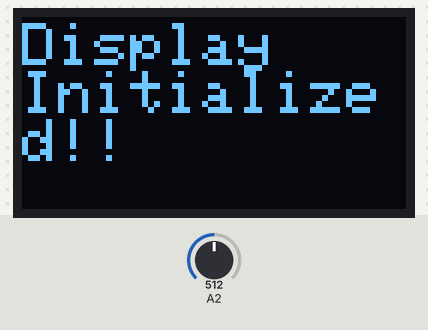
The sketch below on a simulated Arduino Uno, built with avr-gcc and run on an emulated ATmega328P. Shown: 128×64 one-colour display. The inputs (shaded band) are chosen by the test bench; at power-on: A2 = 512.

Above: at 3.1 s.
At 7.2 s:
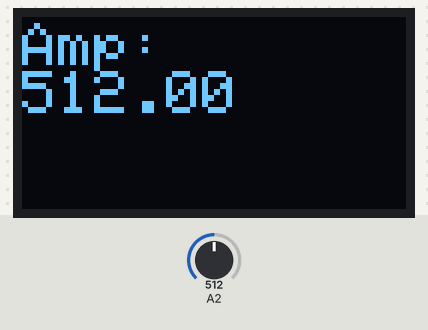
7.3 s: A2 set to 716
At 8.3 s:
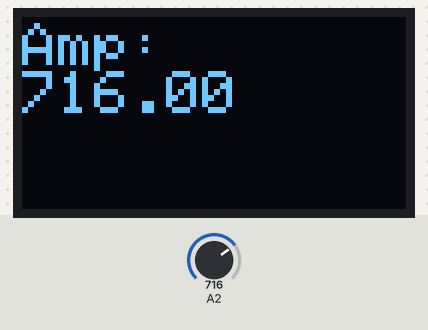
8.8 s: A2 set to 900
At 9.4 s:
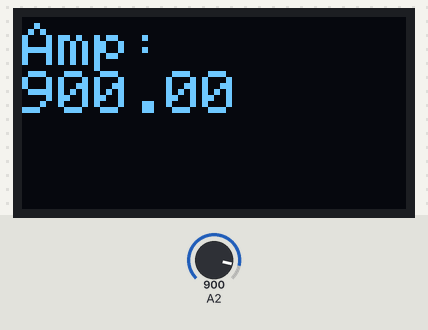
10.3 s: A2 set to 1023
At 10.6 s:
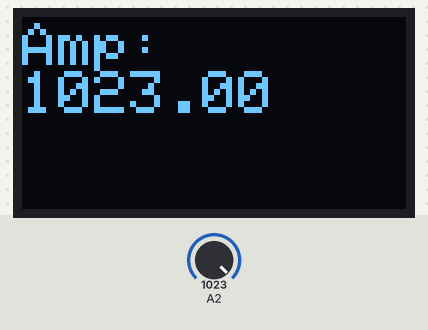
Timing chart, 0 to 13.3 s (numbered marks = the images above; inputs shaded):
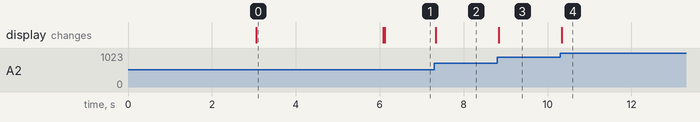

The sketch:

showMicAmplitude.ino
```cpp
#include <Wire.h>
#include <Adafruit_SSD1306.h>

Adafruit_SSD1306 dis = Adafruit_SSD1306(128, 64, &Wire, 0);


/** Define for a faster ADC
 * cbi clears registor
 */
#ifndef cbi
#define cbi(sfr, bit) (_SFR_BYTE(sfr) &= ~_BV(bit))
#endif

/** Define for a faster ADC
 * sbi sets registor
 */
#ifndef sbi
#define sbi(sfr, bit) (_SFR_BYTE(sfr) |= _BV(bit))
#endif
/***************************************************************************/
/* START Detect Variables
/***************************************************************************/
const int SAMPLES = 2;
double amp [SAMPLES] = {};
int initCt = 0;
float initAverage = 0;
float thresh = 0;
float increase = 1;
unsigned long total = 0;
float currAverage = 0;
unsigned int sum = 0;
/***************************************************************************/
/* END Detect Variables
/***************************************************************************/


/***************************************************************************/
/* START Varius FSM and Timing Variables
/***************************************************************************/
unsigned int runs = 0; //number of times FSM started

unsigned long milliSeconds = 0; //used to hold the current number of milliseconds
unsigned long popDetectedAt = 0;// used to hold the number of milliseconds when the most recent pop was detected
unsigned long threeMinutes = 180000;//the number of milliseconds in three minutes
unsigned long fifteenSeconds = 15000;
unsigned long halfSecond = 500;
unsigned int popCt = 0;


/***************************************************************************/
/*  END Varius FSM and Timing Variables
/***************************************************************************/
void(* resetFunc)(void) = 0;

void setup(){
    //begin display usage
    dis.begin(SSD1306_SWITCHCAPVCC, 0x3D);
    //clear buffer
    dis.clearDisplay();
    dis.setTextSize(2);
    // Draw white text
    dis.setTextColor(SSD1306_WHITE);

    //display successful display initialization
    dis.clearDisplay();
    milliSeconds = millis();
    while(millis() < (milliSeconds + 3000)){
     //do nothing
    }
    dis.setCursor(0,2);
    dis.println(F("Display"));
    dis.println(F("Initialized!!"));
    dis.display();
    //mark the time of display for timing
    milliSeconds = millis();


    // the adc prescale set to 32 allows for 28microsecond adc call
    // s2 ,s1 ,s0
    // 1  ,0  ,1 => 32 prescalar
    // 1  ,0  ,0 => 16 prescalar
    sbi(ADCSRA,ADEN);
    sbi(ADCSRA,ADPS2) ;
    cbi(ADCSRA,ADPS1) ;
    sbi(ADCSRA,ADPS0) ;

    //wait at least half second to display next message
    while(millis() < (milliSeconds + 3000)){
     //do nothing
    }
    dis.clearDisplay();
    dis.setCursor(0,2);
    dis.println(F("ADC/Detect"));
    dis.println(F("Initialized"));
    dis.display();
    milliSeconds = millis();

     //wait at least half second to display next message
    while(micros() < (milliSeconds + 3000)){
     //do nothing
    }
}


void loop(){
    sum = 0;
    for(int i=0; i<SAMPLES; i++){

        amp[i] = analogRead(A2); //Reads the value from analog pin 0 (A0), quantize it and save it
        sum += amp[i];
    }

    currAverage = (float)sum / SAMPLES;
    dis.clearDisplay();
    dis.setCursor(0,2);
    dis.println(F("Amp:"));
    dis.println(currAverage);
    dis.display();

}
```

Measured:
- after the input at 7.3 s, the display: changes at once (image 2)
- after the input at 8.8 s, the display: changes at once (image 3)
- after the input at 10.3 s, the display: changes at once (image 4)
- what the display in image 0 shows lasts 3.0 s, from 3.1 s to 6.1 s
